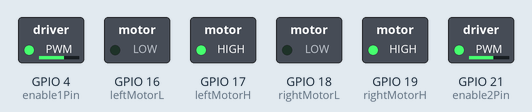
This sketch was run on a simulated ESP32. Shown: switched loads named in the sketch (green lamp = pin HIGH).

Above: at 0.1 s.
Timing chart, 0 to 1.6 s (numbered marks = the images above):
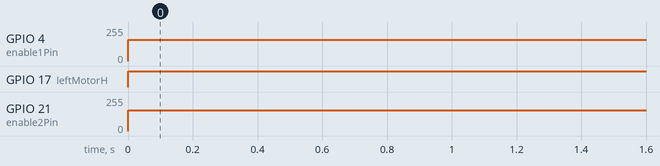

Measured:
- by itself, GPIO 4 (enable1Pin): 0/255 → 158/255 at 0.00 s
- by itself, GPIO 17 (leftMotorH): LOW → HIGH at 0.00 s
- by itself, GPIO 21 (enable2Pin): 0/255 → 154/255 at 0.00 s

The sketch:

motor_test.ino
```cpp
int kp,ki,kd;
int leftMotorH =17;
int leftMotorL =16;
int enable1Pin =4;
int rightMotorH =19;
int rightMotorL = 18;
int enable2Pin = 21;
// Setting PWM properties
const int freq = 30000;
const int pwmChannel = 0;
const int pwmChannel2 = 1;
const int resolution = 8;
int dutyCycle = 200;int speed=255;

void motor_setup(){
  pinMode(leftMotorH, OUTPUT);
  pinMode(leftMotorL, OUTPUT);
  pinMode(enable1Pin, OUTPUT);
  pinMode(rightMotorH, OUTPUT);
  pinMode(rightMotorL, OUTPUT);
  pinMode(enable2Pin, OUTPUT);
  // configure LED PWM functionalitites
  ledcSetup(pwmChannel, freq, resolution);
  ledcSetup(pwmChannel2, freq, resolution);
  // attach the channel to the GPIO to be controlled
  ledcAttachPin(enable1Pin, pwmChannel);
  ledcAttachPin(enable2Pin, pwmChannel2);
}
void setup() {
  // put your setup code here, to run once:
 motor_setup();
}

void loop() {
  // put your main code here, to run repeatedly:
digitalWrite(rightMotorH,1);
digitalWrite(rightMotorL,0);
ledcWrite(pwmChannel2, speed-100);
digitalWrite(leftMotorH,1);
digitalWrite(leftMotorL,0);
ledcWrite(pwmChannel, speed+4-100);

}
```
